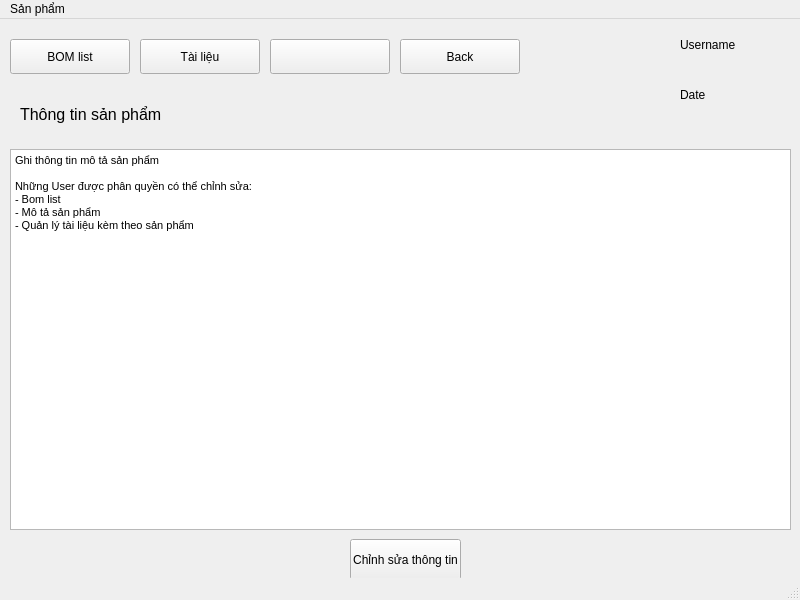
<?xml version="1.0" encoding="UTF-8"?>
<ui version="4.0">
 <class>chitietsanpham</class>
 <widget class="QMainWindow" name="chitietsanpham">
  <property name="geometry">
   <rect>
    <x>0</x>
    <y>0</y>
    <width>800</width>
    <height>600</height>
   </rect>
  </property>
  <property name="windowTitle">
   <string>Chi tiết sản phẩm</string>
  </property>
  <widget class="QWidget" name="centralwidget">
   <widget class="QPushButton" name="but_bom">
    <property name="geometry">
     <rect>
      <x>10</x>
      <y>20</y>
      <width>120</width>
      <height>35</height>
     </rect>
    </property>
    <property name="text">
     <string>BOM list</string>
    </property>
   </widget>
   <widget class="QPushButton" name="but_tailieu">
    <property name="geometry">
     <rect>
      <x>140</x>
      <y>20</y>
      <width>120</width>
      <height>35</height>
     </rect>
    </property>
    <property name="text">
     <string>Tài liệu</string>
    </property>
   </widget>
   <widget class="QPushButton" name="but_53">
    <property name="geometry">
     <rect>
      <x>270</x>
      <y>20</y>
      <width>120</width>
      <height>35</height>
     </rect>
    </property>
    <property name="text">
     <string/>
    </property>
   </widget>
   <widget class="QPushButton" name="but_back">
    <property name="geometry">
     <rect>
      <x>400</x>
      <y>20</y>
      <width>120</width>
      <height>35</height>
     </rect>
    </property>
    <property name="text">
     <string>Back</string>
    </property>
   </widget>
   <widget class="QLabel" name="lable_sp">
    <property name="geometry">
     <rect>
      <x>20</x>
      <y>70</y>
      <width>631</width>
      <height>51</height>
     </rect>
    </property>
    <property name="font">
     <font>
      <pointsize>12</pointsize>
     </font>
    </property>
    <property name="text">
     <string>Thông tin sản phẩm</string>
    </property>
   </widget>
   <widget class="QLabel" name="label">
    <property name="geometry">
     <rect>
      <x>680</x>
      <y>10</y>
      <width>111</width>
      <height>31</height>
     </rect>
    </property>
    <property name="text">
     <string>Username</string>
    </property>
   </widget>
   <widget class="QLabel" name="label_2">
    <property name="geometry">
     <rect>
      <x>680</x>
      <y>60</y>
      <width>101</width>
      <height>31</height>
     </rect>
    </property>
    <property name="text">
     <string>Date</string>
    </property>
   </widget>
   <widget class="QTextEdit" name="textEdit">
    <property name="geometry">
     <rect>
      <x>10</x>
      <y>130</y>
      <width>781</width>
      <height>381</height>
     </rect>
    </property>
    <property name="html">
     <string>&lt;!DOCTYPE HTML PUBLIC &quot;-//W3C//DTD HTML 4.0//EN&quot; &quot;http://www.w3.org/TR/REC-html40/strict.dtd&quot;&gt;
&lt;html&gt;&lt;head&gt;&lt;meta name=&quot;qrichtext&quot; content=&quot;1&quot; /&gt;&lt;style type=&quot;text/css&quot;&gt;
p, li { white-space: pre-wrap; }
&lt;/style&gt;&lt;/head&gt;&lt;body style=&quot; font-family:'MS Shell Dlg 2'; font-size:8.25pt; font-weight:400; font-style:normal;&quot;&gt;
&lt;p style=&quot; margin-top:0px; margin-bottom:0px; margin-left:0px; margin-right:0px; -qt-block-indent:0; text-indent:0px;&quot;&gt;Ghi thông tin mô tả sản phẩm&lt;/p&gt;
&lt;p style=&quot;-qt-paragraph-type:empty; margin-top:0px; margin-bottom:0px; margin-left:0px; margin-right:0px; -qt-block-indent:0; text-indent:0px;&quot;&gt;&lt;br /&gt;&lt;/p&gt;
&lt;p style=&quot; margin-top:0px; margin-bottom:0px; margin-left:0px; margin-right:0px; -qt-block-indent:0; text-indent:0px;&quot;&gt;Những User được phân quyền có thể chỉnh sửa:&lt;/p&gt;
&lt;p style=&quot; margin-top:0px; margin-bottom:0px; margin-left:0px; margin-right:0px; -qt-block-indent:0; text-indent:0px;&quot;&gt;- Bom list&lt;/p&gt;
&lt;p style=&quot; margin-top:0px; margin-bottom:0px; margin-left:0px; margin-right:0px; -qt-block-indent:0; text-indent:0px;&quot;&gt;- Mô tả sản phẩm&lt;/p&gt;
&lt;p style=&quot; margin-top:0px; margin-bottom:0px; margin-left:0px; margin-right:0px; -qt-block-indent:0; text-indent:0px;&quot;&gt;- Quản lý tài liệu kèm theo sản phẩm&lt;/p&gt;&lt;/body&gt;&lt;/html&gt;</string>
    </property>
   </widget>
   <widget class="QPushButton" name="but_chinhsua_thongtin">
    <property name="geometry">
     <rect>
      <x>350</x>
      <y>520</y>
      <width>111</width>
      <height>41</height>
     </rect>
    </property>
    <property name="text">
     <string>Chỉnh sửa thông tin</string>
    </property>
   </widget>
  </widget>
  <widget class="QMenuBar" name="menubar">
   <property name="geometry">
    <rect>
     <x>0</x>
     <y>0</y>
     <width>800</width>
     <height>21</height>
    </rect>
   </property>
   <widget class="QMenu" name="menuS_n_ph_m">
    <property name="title">
     <string>Sản phẩm</string>
    </property>
    <addaction name="action_sanphammoi"/>
    <addaction name="action_sanpham"/>
    <addaction name="separator"/>
    <addaction name="action_linhkien1"/>
    <addaction name="separator"/>
    <addaction name="actionK_t_th_c"/>
   </widget>
   <addaction name="menuS_n_ph_m"/>
  </widget>
  <widget class="QStatusBar" name="statusbar"/>
  <action name="action_sanphammoi">
   <property name="text">
    <string>Sản phẩm mới</string>
   </property>
  </action>
  <action name="action_sanpham">
   <property name="text">
    <string>Danh sách sản phẩm</string>
   </property>
  </action>
  <action name="action_linhkien1">
   <property name="text">
    <string>Linh kiện</string>
   </property>
  </action>
  <action name="actionK_ho_ch_SX">
   <property name="text">
    <string>Kế hoạch SX</string>
   </property>
  </action>
  <action name="actionL_nh_s_n_xu_t">
   <property name="text">
    <string>Lệnh sản xuất</string>
   </property>
  </action>
  <action name="actionTest_QC">
   <property name="text">
    <string>Test QC</string>
   </property>
  </action>
  <action name="actionNh_p_kho">
   <property name="text">
    <string>Nhập kho</string>
   </property>
  </action>
  <action name="actionXu_t_kho">
   <property name="text">
    <string>Xuất kho</string>
   </property>
  </action>
  <action name="action_t_h_ng_linh_ki_n">
   <property name="text">
    <string>Đặt hàng linh kiện</string>
   </property>
  </action>
  <action name="actionLinh_ki_n_t_n_kho">
   <property name="text">
    <string>Linh kiện tồn kho</string>
   </property>
  </action>
  <action name="actionB_o_gi">
   <property name="text">
    <string>Báo giá</string>
   </property>
  </action>
  <action name="action_n_t_h_ng">
   <property name="text">
    <string>Đơn đặt hàng</string>
   </property>
  </action>
  <action name="actionS_n_ph_m_b_o_h_nh">
   <property name="text">
    <string>Sản phẩm bảo hành</string>
   </property>
  </action>
  <action name="actionDanh_s_ch_kh_ch_h_ng">
   <property name="text">
    <string>Danh sách khách hàng</string>
   </property>
  </action>
  <action name="actionH_ng_d_n_c_i_t">
   <property name="text">
    <string>Hướng dẫn cài đặt</string>
   </property>
  </action>
  <action name="actionH_ng_d_n_s_d_ng">
   <property name="text">
    <string>Hướng dẫn sử dụng</string>
   </property>
  </action>
  <action name="actionUpdate">
   <property name="text">
    <string>Update</string>
   </property>
  </action>
  <action name="actionK_t_th_c">
   <property name="text">
    <string>Kết thúc</string>
   </property>
  </action>
 </widget>
 <resources/>
 <connections/>
</ui>
